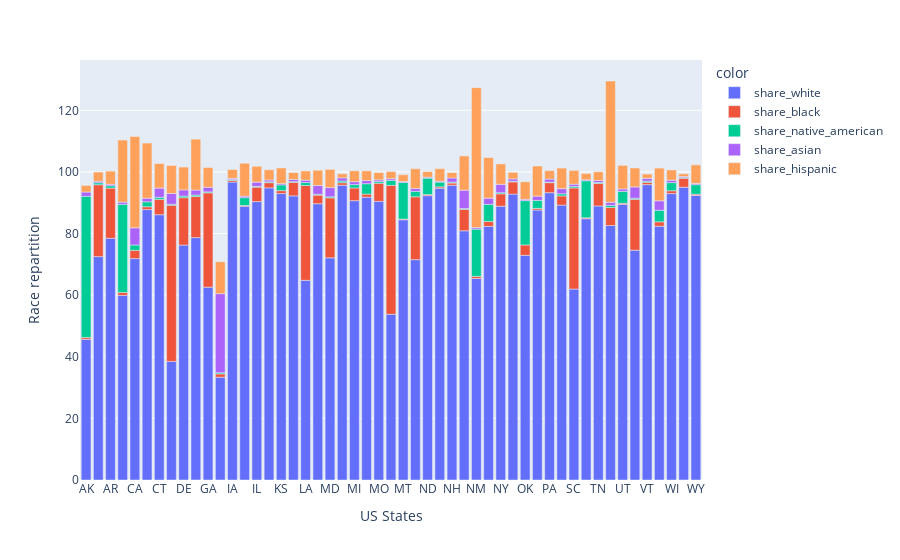

Notebook cell for this chart:
### Code cell
bar = px.bar(x=stack_race['Area'], y=stack_race['Count'], color=stack_race['Race'])
bar.update_layout(xaxis_title='US States', yaxis_title='Race repartition')
bar.show()

### Figure 1 — Plotly figure (JSON) as saved in the notebook; plotly's stock layout.template omitted (floating-point values rounded to 4 significant figures)
{"data": [{"hovertemplate": "color=share_white<br>x=%{x}<br>y=%{y}<extra></extra>", "legendgroup": "share_white", "marker": {"color": "#636efa", "pattern": {"shape": ""}}, "name": "share_white", "orientation": "v", "showlegend": true, "textposition": "auto", "type": "bar", "x": ["AK", "AL", "AR", "AZ", "CA", "CO", "CT", "DC", "DE", "FL", "GA", "HI", "IA", "ID", "IL", "IN", "KS", "KY", "LA", "MA", "MD", "ME", "MI", "MN", "MO", "MS", "MT", "NC", "ND", "NE", "NH", "NJ", "NM", "NV", "NY", "OH", "OK", "OR", "PA", "RI", "SC", "SD", "TN", "TX", "UT", "VA", "VT", "WA", "WI", "WV", "WY"], "xaxis": "x", "y": [45.65, 72.51, 78.45, 59.93, 71.87, 87.77, 86.11, 38.5, 76.25, 78.67, 62.59, 33.37, 96.71, 88.82, 90.36, 94.82, 92.96, 92.23, 64.81, 89.67, 72.12, 95.69, 90.67, 91.8, 90.44, 53.8, 84.48, 71.52, 92.29, 94.72, 95.68, 80.89, 65.42, 82.33, 88.88, 92.8, 72.93, 87.63, 93.25, 89.23, 61.98, 84.82, 88.95, 82.59, 89.44, 74.6, 95.87, 82.38, 92.96, 95.04, 92.37], "yaxis": "y"}, {"hovertemplate": "color=share_black<br>x=%{x}<br>y=%{y}<extra></extra>", "legendgroup": "share_black", "marker": {"color": "#EF553B", "pattern": {"shape": ""}}, "name": "share_black", "orientation": "v", "showlegend": true, "textposition": "auto", "type": "bar", "x": ["AK", "AL", "AR", "AZ", "CA", "CO", "CT", "DC", "DE", "FL", "GA", "HI", "IA", "ID", "IL", "IN", "KS", "KY", "LA", "MA", "MD", "ME", "MI", "MN", "MO", "MS", "MT", "NC", "ND", "NE", "NH", "NJ", "NM", "NV", "NY", "OH", "OK", "OR", "PA", "RI", "SC", "SD", "TN", "TX", "UT", "VA", "VT", "WA", "WI", "WV", "WY"], "xaxis": "x", "y": [0.5673, 23.32, 16.3, 0.9545, 2.692, 0.9177, 4.992, 50.7, 15.39, 13.37, 30.63, 1.071, 0.5635, 0.2952, 4.704, 1.688, 0.9605, 4.421, 30.78, 2.802, 19.46, 0.8198, 4.124, 1.001, 5.879, 41.83, 0.2266, 20.4, 0.3574, 0.4205, 0.7156, 6.975, 0.667, 1.567, 4.008, 3.96, 3.376, 0.5295, 3.27, 2.988, 32.83, 0.29, 7.303, 5.88, 0.385, 16.51, 0.7706, 1.427, 0.9373, 2.915, 0.3995], "yaxis": "y"}, {"hovertemplate": "color=share_native_american<br>x=%{x}<br>y=%{y}<extra></extra>", "legendgroup": "share_native_american", "marker": {"color": "#00cc96", "pattern": {"shape": ""}}, "name": "share_native_american", "orientation": "v", "showlegend": true, "textposition": "auto", "type": "bar", "x": ["AK", "AL", "AR", "AZ", "CA", "CO", "CT", "DC", "DE", "FL", "GA", "HI", "IA", "ID", "IL", "IN", "KS", "KY", "LA", "MA", "MD", "ME", "MI", "MN", "MO", "MS", "MT", "NC", "ND", "NE", "NH", "NJ", "NM", "NV", "NY", "OH", "OK", "OR", "PA", "RI", "SC", "SD", "TN", "TX", "UT", "VA", "VT", "WA", "WI", "WV", "WY"], "xaxis": "x", "y": [45.86, 0.6593, 0.7599, 28.59, 1.723, 1.625, 0.6566, 0.3, 0.5237, 0.4554, 0.3003, 0.3881, 0.2714, 2.525, 0.2618, 0.2758, 1.873, 0.2101, 0.9573, 0.2663, 0.3409, 0.545, 1.077, 3.363, 0.5443, 1.615, 11.87, 1.788, 5.33, 1.56, 0.2875, 0.2571, 15.34, 5.577, 0.3613, 0.215, 14.38, 2.589, 0.1616, 0.6706, 0.4628, 12.03, 0.3166, 0.6589, 3.87, 0.3423, 0.3697, 3.75, 2.62, 0.2002, 3.095], "yaxis": "y"}, {"hovertemplate": "color=share_asian<br>x=%{x}<br>y=%{y}<extra></extra>", "legendgroup": "share_asian", "marker": {"color": "#ab63fa", "pattern": {"shape": ""}}, "name": "share_asian", "orientation": "v", "showlegend": true, "textposition": "auto", "type": "bar", "x": ["AK", "AL", "AR", "AZ", "CA", "CO", "CT", "DC", "DE", "FL", "GA", "HI", "IA", "ID", "IL", "IN", "KS", "KY", "LA", "MA", "MD", "ME", "MI", "MN", "MO", "MS", "MT", "NC", "ND", "NE", "NH", "NJ", "NM", "NV", "NY", "OH", "OK", "OR", "PA", "RI", "SC", "SD", "TN", "TX", "UT", "VA", "VT", "WA", "WI", "WV", "WY"], "xaxis": "x", "y": [1.388, 0.4798, 0.4771, 0.7266, 5.568, 1.155, 2.99, 3.5, 2.0, 1.617, 1.492, 25.65, 0.4008, 0.4877, 1.337, 0.5868, 0.4264, 0.711, 0.7865, 2.853, 2.98, 1.032, 0.9542, 1.026, 0.5499, 0.5461, 0.3189, 0.9263, 0.2935, 0.2919, 1.343, 5.945, 0.4939, 2.007, 2.719, 0.7515, 0.4265, 1.382, 0.989, 1.688, 0.74, 0.3179, 0.6373, 1.015, 0.7709, 3.669, 0.9101, 3.075, 0.7908, 0.3411, 0.3896], "yaxis": "y"}, {"hovertemplate": "color=share_hispanic<br>x=%{x}<br>y=%{y}<extra></extra>", "legendgroup": "share_hispanic", "marker": {"color": "#FFA15A", "pattern": {"shape": ""}}, "name": "share_hispanic", "orientation": "v", "showlegend": true, "textposition": "auto", "type": "bar", "x": ["AK", "AL", "AR", "AZ", "CA", "CO", "CT", "DC", "DE", "FL", "GA", "HI", "IA", "ID", "IL", "IN", "KS", "KY", "LA", "MA", "MD", "ME", "MI", "MN", "MO", "MS", "MT", "NC", "ND", "NE", "NH", "NJ", "NM", "NV", "NY", "OH", "OK", "OR", "PA", "RI", "SC", "SD", "TN", "TX", "UT", "VA", "VT", "WA", "WI", "WV", "WY"], "xaxis": "x", "y": [2.149, 2.98, 4.273, 20.14, 29.65, 17.9, 7.976, 9.1, 7.417, 16.53, 6.415, 10.36, 2.819, 10.7, 5.171, 3.318, 5.072, 2.226, 2.977, 4.946, 5.931, 1.313, 3.535, 3.154, 2.365, 2.322, 2.192, 6.413, 1.823, 4.07, 1.745, 11.12, 45.43, 13.17, 6.629, 2.13, 5.696, 9.777, 2.733, 6.668, 4.475, 2.037, 2.856, 39.36, 7.663, 6.153, 1.38, 10.61, 3.323, 0.9042, 6.018], "yaxis": "y"}], "layout": {"barmode": "relative", "legend": {"title": {"text": "color"}, "tracegroupgap": 0}, "margin": {"t": 60}, "xaxis": {"anchor": "y", "domain": [0, 1], "title": {"text": "US States"}}, "yaxis": {"anchor": "x", "domain": [0, 1], "title": {"text": "Race repartition"}}}}
